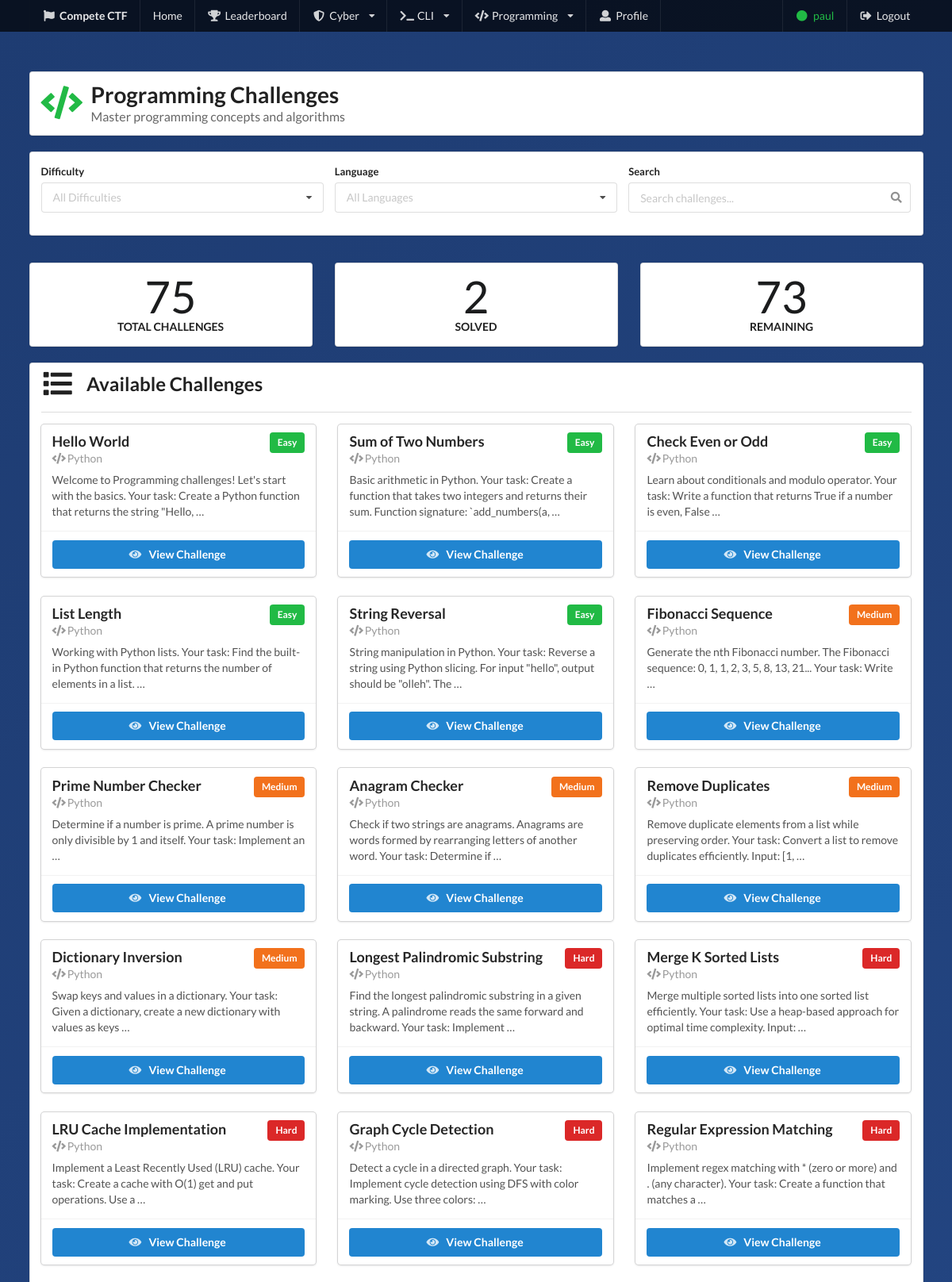
The app's page /programming/challenges/ (signed in, upper part) with its own data.
### programming/models.py (models this page shows, shortened)
class NewProgrammingChallenge(models.Model):
    title = models.CharField(max_length=100)
    description = models.TextField()
    DIFFICULTY_LEVELS = [
        ('Easy', 'Easy'),
        ('Medium', 'Medium'),
        ('Hard', 'Hard'),
    ]
    difficulty = models.CharField(choices=DIFFICULTY_LEVELS, max_length=10, default='Easy')
    CATEGORY_CHOICES = [
        ('Python', 'Python'),
        ('JavaScript', 'JavaScript'),
        ('C++', 'C++'),
        ('Java', 'Java'),
        ('Miscellaneous', 'Miscellaneous'),
    ]
    category = models.CharField(choices=CATEGORY_CHOICES, max_length=20, default='Miscellaneous')
    flag = models.CharField(max_length=100)

### programming/views.py (the view)
# urls.py: path('challenges/', views.challenge_list, name='cli_challenge_list'),
@login_required
def challenge_list(request):
    challenges = NewProgrammingChallenge.objects.all()
    difficulty = request.GET.get('difficulty')
    category = request.GET.get('category')
    search_query = request.GET.get('search')
    if difficulty:
        challenges = challenges.filter(difficulty=difficulty)
    if category:
        challenges = challenges.filter(category=category)
    if search_query:
        challenges = challenges.filter(name__icontains=search_query)
    total_challenges = challenges.count()
    solved_count = SolvedChallenge.objects.filter(
        user=request.user,
        challenge_type='programming'
    ).count()
    remaining_count = total_challenges - solved_count
    return render(request, 'programming/challenge_list.html', {
        'challenges': challenges,
        'total_challenges': total_challenges,
        'solved_count': solved_count,
        'remaining_count': remaining_count
    })

### programming/templates/programming/challenge_list.html (shortened to what this page needs)
{% extends 'base.html' %}
{% block content %}
<div class="ui container main-container">
    <div class="ui segment ctf-card">
        <div class="ui stackable grid">
            <div class="twelve wide column">
                <h1 class="ui header">
                    <i class="code icon green"></i>
                    <div class="content">
                        Programming Challenges
                        <div class="sub header">Master programming concepts and algorithms</div>
                    </div>
                </h1>
            </div>
            <div class="four wide column right aligned">
            </div>
        </div>
    </div>
    <div class="ui segment ctf-card" style="margin-top: 20px;">
        <form class="ui form" method="GET">
            <div class="three fields">
                <div class="field">
                    <label>Difficulty</label>
                    <select class="ui dropdown" id="difficultyFilter"name="difficulty" id="difficultyFilter" onchange="this.form.submit()" >
                        <option value="" onchange="this.form.submit()">All Difficulties</option>
                    </select>
                </div>
                <div class="field">
                    <label>Language</label>
                    <select class="ui dropdown" id="categoryFilter">
                        <option value="">All Languages</option>
                    </select>
                </div>
                <div class="field">
                    <label>Search</label>
                    <div class="ui icon input">
                        <input type="text" placeholder="Search challenges..." onchange="this.form.submit()" id="searchBox">
                    </div>
                </div>
            </div>
        </form>
    </div>
    <div class="ui three column stackable grid" style="margin-top: 20px;">
        <div class="column">
            <div class="ui segment ctf-card center aligned">
                <div class="ui statistic">
                    <div class="value">{{ total_challenges }}</div>
                    <div class="label">Total Challenges</div>
                </div>
            </div>
        </div>
        <div class="column">
            <div class="ui segment ctf-card center aligned">
                <div class="ui statistic">
                    <div class="value">{{ solved_count }}</div>
                    <div class="label">Solved</div>
                </div>
            </div>
        </div>
        <div class="column">
            <div class="ui segment ctf-card center aligned">
                <div class="ui statistic">
                    <div class="value">{{ remaining_count }}</div>
                    <div class="label">Remaining</div>
                </div>
            </div>
        </div>
    </div>
    <div class="ui segment ctf-card" style="margin-top: 20px;">
        <h2 class="ui header">
            <i class="list icon"></i>
            Available Challenges
        </h2>
        <div class="ui divider"></div>
        {% if challenges %}
            <div class="ui three stackable cards">
                {% for challenge in challenges %}
                <div class="card challenge-card" data-difficulty="{{ challenge.difficulty }}" data-category="{{ challenge.category }}">
                    <div class="content">
                        <div class="header">
                            {{ challenge.title }}
                            <div class="ui right floated">
                                {% if challenge.difficulty == 'Easy' %}
                                    <span class="ui green label">{{ challenge.difficulty }}</span>
                                {% elif challenge.difficulty == 'Medium' %}
                                    <span class="ui orange label">{{ challenge.difficulty }}</span>
                                {% else %}
                                    <span class="ui red label">{{ challenge.difficulty }}</span>
                                {% endif %}
                            </div>
                        </div>
                        <div class="meta">
                            <i class="code icon"></i>
                            {{ challenge.category }}
                        </div>
                        <div class="description">
                            {{ challenge.description|truncatewords:20 }}
                        </div>
                    </div>
                    <div class="extra content">
                        <div class="ui two buttons">
                            <a href="{% url 'programming_challenge_detail' challenge.id %}" class="ui primary button">
                                <i class="eye icon"></i>
                                View Challenge
                            </a>
                        </div>
                    </div>
                </div>
                {% endfor %}
            </div>
        {% endif %}
    </div>
</div>
{% endblock %}

### website/templates/base.html (shortened to what this page needs)
<!DOCTYPE html>
<html lang="en">
<head>
    <link rel="stylesheet" href="https://cdn.jsdelivr.net/npm/semantic-ui@2.4.2/dist/semantic.min.css">
</head>
<body>
    <div class="ui inverted menu main-nav">
        <div class="ui container">
            <a href="{% url 'home' %}" class="header item">
                <i class="flag icon"></i>
                Compete CTF
            </a>
            <a href="{% url 'home' %}" class="item">Home</a>
            <a href="{% url 'leaderboard' %}" class="item">
                <i class="trophy icon"></i> Leaderboard
            </a>
            <div class="ui dropdown item">
                <i class="shield alternate icon"></i> Cyber
                <i class="dropdown icon"></i>
            </div>
            <div class="ui dropdown item">
                <i class="terminal icon"></i> CLI
                <i class="dropdown icon"></i>
            </div>
            <div class="ui dropdown item">
                <i class="code icon"></i> Programming
                <i class="dropdown icon"></i>
            </div>
            {% if user.is_authenticated %}
                <a href="{% url 'profile' %}" class="item">
                    <i class="user icon"></i> Profile
                </a>
                <div class="right menu">
                    <div class="item">
                        <span style="color: #21ba45;">
                            <i class="circle icon"></i> {{ user.username }}
                        </span>
                    </div>
                    <a href="{% url 'logout' %}" class="item">
                        <i class="sign out icon"></i> Logout
                    </a>
                </div>
            {% endif %}
        </div>
    </div>
    {% block content %}{% endblock %}
</body>
</html>

### website/templates/base.html (style rules this page uses)
body { background: linear-gradient(135deg, #1e3c72 0%, #2a5298 100%); min-height: 100vh; }
.main-nav { background: rgba(0, 0, 0, 0.7) !important; border-radius: 0 !important; border: none !important; margin: 0 !important; }
.main-container { margin-top: 50px; margin-bottom: 50px; }
.ctf-card { background: rgba(255, 255, 255, 0.95); box-shadow: 0 10px 30px rgba(0, 0, 0, 0.3); }
.challenge-card { transition: transform 0.3s; }

### records on screen
NewProgrammingChallenge: title "Hello World", difficulty "Easy", category "Python", description "Welcome to Programming challenges! Let's start with the basics. Your task: Create a Python function that returns the string \"Hello, …"
NewProgrammingChallenge: title "Sum of Two Numbers", difficulty "Easy", category "Python", description "Basic arithmetic in Python. Your task: Create a function that takes two integers and returns their sum. Function signature: `add_numbers(a, …"
NewProgrammingChallenge: title "Check Even or Odd", difficulty "Easy", category "Python", description "Learn about conditionals and modulo operator. Your task: Write a function that returns True if a number is even, False …"
NewProgrammingChallenge: title "List Length", difficulty "Easy", category "Python", description "Working with Python lists. Your task: Find the built-in Python function that returns the number of elements in a list. …"
NewProgrammingChallenge: title "String Reversal", difficulty "Easy", category "Python", description "String manipulation in Python. Your task: Reverse a string using Python slicing. For input \"hello\", output should be \"olleh\". The …"
NewProgrammingChallenge: title "Fibonacci Sequence", difficulty "Medium", category "Python", description "Generate the nth Fibonacci number. The Fibonacci sequence: 0, 1, 1, 2, 3, 5, 8, 13, 21... Your task: Write …"
NewProgrammingChallenge: title "Prime Number Checker", difficulty "Medium", category "Python", description "Determine if a number is prime. A prime number is only divisible by 1 and itself. Your task: Implement an …"
NewProgrammingChallenge: title "Anagram Checker", difficulty "Medium", category "Python", description "Check if two strings are anagrams. Anagrams are words formed by rearranging letters of another word. Your task: Determine if …"
NewProgrammingChallenge: title "Remove Duplicates", difficulty "Medium", category "Python", description "Remove duplicate elements from a list while preserving order. Your task: Convert a list to remove duplicates efficiently. Input: [1, …"
NewProgrammingChallenge: title "Dictionary Inversion", difficulty "Medium", category "Python", description "Swap keys and values in a dictionary. Your task: Given a dictionary, create a new dictionary with values as keys …"
NewProgrammingChallenge: title "Longest Palindromic Substring", difficulty "Hard", category "Python", description "Find the longest palindromic substring in a given string. A palindrome reads the same forward and backward. Your task: Implement …"
NewProgrammingChallenge: title "Merge K Sorted Lists", difficulty "Hard", category "Python", description "Merge multiple sorted lists into one sorted list efficiently. Your task: Use a heap-based approach for optimal time complexity. Input: …"
NewProgrammingChallenge: title "LRU Cache Implementation", difficulty "Hard", category "Python", description "Implement a Least Recently Used (LRU) cache. Your task: Create a cache with O(1) get and put operations. Use a …"
NewProgrammingChallenge: title "Graph Cycle Detection", difficulty "Hard", category "Python", description "Detect a cycle in a directed graph. Your task: Implement cycle detection using DFS with color marking. Use three colors: …"
NewProgrammingChallenge: title "Regular Expression Matching", difficulty "Hard", category "Python", description "Implement regex matching with * (zero or more) and . (any character). Your task: Create a function that matches a …"

### other values on screen
{{ user.username }} "paul"
{{ total_challenges }} "75"
{{ solved_count }} "2"
{{ remaining_count }} "73"
